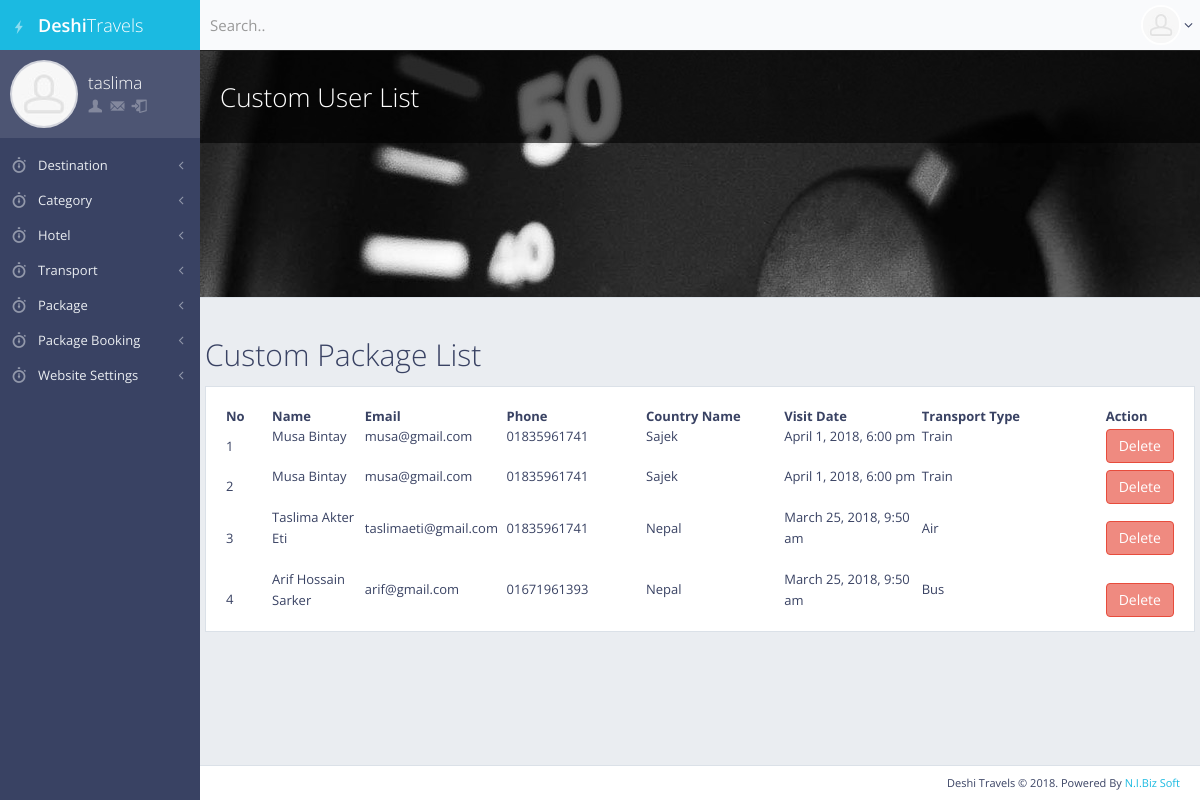
The page /admin/viewcustompackage.php (signed in) on the database its author committed.
### tables this page shows
CREATE TABLE `tbl_custom_package` (
  `id` int(11) NOT NULL,
  `name` varchar(150) NOT NULL,
  `email` varchar(150) NOT NULL,
  `phone` varchar(50) NOT NULL,
  `trans_type` varchar(150) NOT NULL,
  `travel_date` timestamp NOT NULL DEFAULT CURRENT_TIMESTAMP ON UPDATE CURRENT_TIMESTAMP,
  `profession` varchar(255) NOT NULL,
  `visit_country` varchar(255) NOT NULL,
  `pre_visit` varchar(255) NOT NULL,
  `bio` varchar(255) NOT NULL
);

### lib/Database.php (called while the page is built, shortened)
<?php
Class Database{
	public $host   = DB_HOST;
	public $user   = DB_USER;
	public $pass   = DB_PASS;
	public $dbname = DB_NAME;
	public $link;
	private function connectDB(){
	$this->link = new mysqli($this->host, $this->user, $this->pass, $this->dbname);
 }
	public function select($query){
		$result = $this->link->query($query) or die($this->link->error.__LINE__);
		if($result->num_rows > 0){
			return $result;
		} else {
			return false;
		}
	}
}

### helpers/Formate.php (called while the page is built, shortened)
<?php
	class Formate
	{
	   public function DateFormate($date){
	   		return date('F j, Y, g:i a', strtotime($date));
	   }
	}
 ?>

### admin/viewcustompackage.php (the view, shortened to what this page needs)
 <?php include 'inc/header.php'; ?>
 <div id="page-content">
     <div class="content-header content-header-media">
         <div class="header-section">
             <div class="row">
                 <div class="col-md-4 col-lg-6 hidden-xs hidden-sm">
                     <h1>Custom User List</h1>
                 </div>
             </div>
         </div>
         <img src="img/placeholders/headers/dashboard_header.jpg" alt="header image" class="animation-pulseSlow">
     </div>
     <div class="row">
       <div class="box round first grid">
         <h2>Custom Package List</h2>
         <div class="block">
             <table class="data display datatable" id="example">
                 <thead>
                     <tr>
                         <th width="5%">No</th>
                         <th width="10%">Name</th>
                         <th width="15%">Email</th>
                         <th width="15%">Phone</th>
                         <th width="15%">Country Name</th>
                         <th width="15%">Visit Date</th>
                         <th width="20%">Transport Type</th>
                         <th width="5%">Action</th>
                     </tr>
                 </thead>
                  <?php
                     $query = "SELECT * FROM tbl_custom_package ORDER BY id DESC";
                     $customtour = $db->select($query);
                     if ($customtour) {
                         $i = 0;
                         while ($result = $customtour->fetch_assoc()) {
                             $i++;
                  ?>
                 <tbody>
                     <tr class="odd gradeX">
                         <td><?php echo $i; ?></td>
                         <td><p><?php echo $result['name']; ?></p></td>
                         <td><p><?php echo $result['email']; ?></p></td>
                         <td><p><?php echo $result['phone']; ?></p></td>
                         <td><p><?php echo $result['visit_country']; ?></p></td>
                         <td><p><?php echo $fm->DateFormate($result['travel_date']); ?></p></td>
                         <td><p><?php echo $result['trans_type']; ?></p></td>
                         <td><a class="btn btn-danger" onclick="return confirm('Are you Sure to Delete!');" href="?delcat=<?php echo $result['id']; ?>">Delete</a></td>
                     </tr>
                 </tbody>
                 <?php   }  } ?>
             </table>
        </div>
     </div>
 </div>
 </div>
<?php include 'inc/footer.php'; ?>

### admin/css/main.css (style rules this page uses)
body { font-family: "Open Sans", "Helvetica Neue", Helvetica, Arial, sans-serif; color: #394263; font-size: 13px; background-color: #222222; }
#page-content { padding: 10px 5px 1px; background-color: #eaedf1; }
.content-header { background-color: #ffffff; border-top: 1px solid #eaedf1; border-bottom: 1px solid #dbe1e8; }
.content-header h1, .content-header h2 { margin: 0; font-size: 26px; line-height: 32px; }
.header-section { padding: 30px 10px; }
.content-header, .content-top { margin: -10px -5px 10px; }
.content-header-media { position: relative; height: 248px; overflow: hidden; border-top-color: #222222; }
.content-header-media .header-section { z-index: 200; position: absolute; top: 0; left: 0; right: 0; color: #ffffff; background: rgba(0, 0, 0, 0.6); }
.content-header-media > img { position: absolute; top: 0; left: 50%; width: 2560px; height: 248px; margin-left: -1280px; }
.block { margin: 0 0 10px; padding: 20px 15px 1px; background-color: #ffffff; border: 1px solid #dbe1e8; }
h1, h2, h3, h4, h5, h6, .h1, .h2, .h3, .h4, .h5, .h6 { font-family: "Open Sans", "Helvetica Neue", Helvetica, Arial, sans-serif; font-weight: 300; }
h1, h2, h3 { margin-bottom: 15px; }
.text-primary, .text-primary:hover, a, a:hover, a:focus, a.text-primary, a.text-primary:hover, a.text-primary:focus { color: #1bbae1; }
p { line-height: 1.6; }
.btn { margin: 1px 0; background-color: #ffffff; }
.btn-danger { background-color: #ef8a80; border-color: #e74c3c; color: #ffffff; }
p, .table, .alert, .carousel { margin-bottom: 20px; }
@media screen and (min-width: 768px) { #page-content { padding: 20px 20px 1px; } }
@media screen and (min-width: 768px) { .header-section, .breadcrumb-top, .block, .block.full, .modal-body, #page-content + footer { padding-left: 20px; padding-right: 20px; } }
@media screen and (min-width: 768px) { .content-header, .content-top, .breadcrumb-top { margin: -20px -20px 20px; } }
@media screen and (min-width: 768px) { .block, .widget { margin-bottom: 20px; } }
@media screen and (min-width: 768px) { .data { width: 100%; } }

### rows shown on the page
tbl_custom_package: name "Musa Bintay", email "musa@gmail.com", phone "01835961741", visit_country "Sajek", travel_date "April 1, 2018, 6:00 pm", trans_type "Train"
tbl_custom_package: name "Musa Bintay", email "musa@gmail.com", phone "01835961741", visit_country "Sajek", travel_date "April 1, 2018, 6:00 pm", trans_type "Train"
tbl_custom_package: name "Taslima Akter Eti", email "taslimaeti@gmail.com", phone "01835961741", visit_country "Nepal", travel_date "March 25, 2018, 9:50 am", trans_type "Air"
tbl_custom_package: name "Arif Hossain Sarker", email "arif@gmail.com", phone "01671961393", visit_country "Nepal", travel_date "March 25, 2018, 9:50 am", trans_type "Bus"

### other values the page prints
Session::get('user_name') "taslima"
